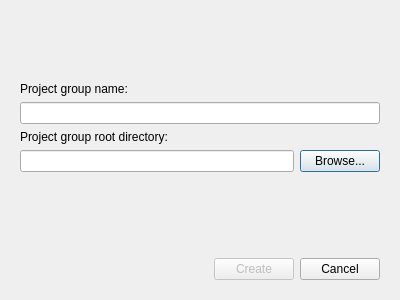
<?xml version="1.0" encoding="UTF-8"?>
<ui version="4.0">
 <class>NewProjectGroupDialog</class>
 <widget class="QDialog" name="NewProjectGroupDialog">
  <property name="windowModality">
   <enum>Qt::ApplicationModal</enum>
  </property>
  <property name="geometry">
   <rect>
    <x>0</x>
    <y>0</y>
    <width>400</width>
    <height>300</height>
   </rect>
  </property>
  <property name="windowTitle">
   <string>Create new project group</string>
  </property>
  <property name="modal">
   <bool>true</bool>
  </property>
  <layout class="QVBoxLayout" name="verticalLayout_2">
   <item>
    <widget class="QWidget" name="widget_2" native="true">
     <property name="minimumSize">
      <size>
       <width>0</width>
       <height>0</height>
      </size>
     </property>
     <layout class="QVBoxLayout" name="verticalLayout">
      <item>
       <spacer name="verticalSpacer_2">
        <property name="orientation">
         <enum>Qt::Vertical</enum>
        </property>
        <property name="sizeHint" stdset="0">
         <size>
          <width>20</width>
          <height>40</height>
         </size>
        </property>
       </spacer>
      </item>
      <item>
       <widget class="QLabel" name="label">
        <property name="text">
         <string>Project group name:</string>
        </property>
       </widget>
      </item>
      <item>
       <widget class="QLineEdit" name="NameEdit"/>
      </item>
      <item>
       <widget class="QLabel" name="label_2">
        <property name="text">
         <string>Project group root directory:</string>
        </property>
       </widget>
      </item>
      <item>
       <widget class="QWidget" name="widget_3" native="true">
        <property name="minimumSize">
         <size>
          <width>0</width>
          <height>0</height>
         </size>
        </property>
        <layout class="QHBoxLayout" name="horizontalLayout_2">
         <property name="leftMargin">
          <number>0</number>
         </property>
         <property name="topMargin">
          <number>0</number>
         </property>
         <property name="rightMargin">
          <number>0</number>
         </property>
         <property name="bottomMargin">
          <number>0</number>
         </property>
         <item>
          <widget class="QLineEdit" name="PathEdit">
           <property name="readOnly">
            <bool>true</bool>
           </property>
          </widget>
         </item>
         <item>
          <widget class="QPushButton" name="SelectRootDirectoryBtn">
           <property name="text">
            <string>Browse...</string>
           </property>
          </widget>
         </item>
        </layout>
       </widget>
      </item>
      <item>
       <spacer name="verticalSpacer">
        <property name="orientation">
         <enum>Qt::Vertical</enum>
        </property>
        <property name="sizeHint" stdset="0">
         <size>
          <width>20</width>
          <height>56</height>
         </size>
        </property>
       </spacer>
      </item>
     </layout>
    </widget>
   </item>
   <item>
    <widget class="QWidget" name="widget" native="true">
     <layout class="QHBoxLayout" name="horizontalLayout">
      <item>
       <spacer name="horizontalSpacer">
        <property name="orientation">
         <enum>Qt::Horizontal</enum>
        </property>
        <property name="sizeHint" stdset="0">
         <size>
          <width>199</width>
          <height>20</height>
         </size>
        </property>
       </spacer>
      </item>
      <item>
       <widget class="QPushButton" name="ProjectGroupCreateBtn">
        <property name="enabled">
         <bool>false</bool>
        </property>
        <property name="text">
         <string>Create</string>
        </property>
       </widget>
      </item>
      <item>
       <widget class="QPushButton" name="ProjectGroupCreateCancelBtn">
        <property name="text">
         <string>Cancel</string>
        </property>
       </widget>
      </item>
     </layout>
    </widget>
   </item>
  </layout>
 </widget>
 <resources/>
 <connections/>
</ui>
